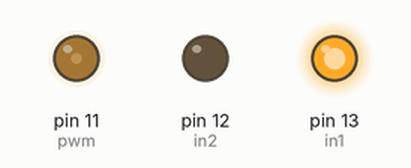
Bench run of a sketch on a simulated Arduino Uno, built with avr-gcc and run on an emulated ATmega328P. Shown: output pins drawn as LEDs (lit = HIGH).

Above: at 0.05 s.
At 3.75 s:
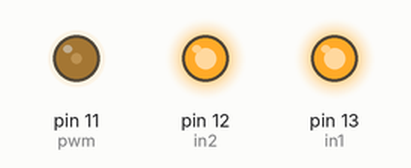
At 7.45 s:
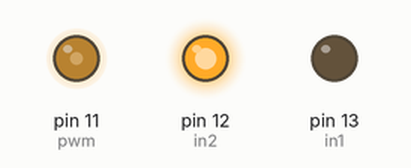
At 11.15 s:
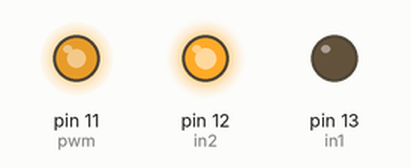
At 14.95 s:
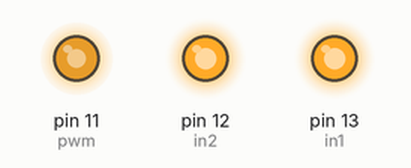
Timing chart, 0 to 19.5 s (numbered marks = the images above):
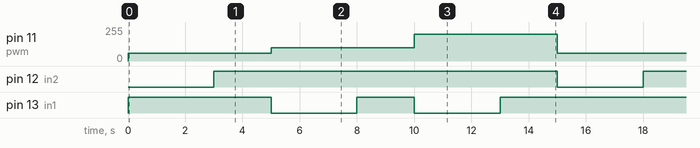

The sketch:

Task_22.ino
```cpp
int pwm = 11;
int in1 = 13;
int in2 =12;


void setup()
{
  pinMode(pwm, OUTPUT);
  pinMode(in1, OUTPUT);
  pinMode(in2, OUTPUT);
}


void loop()
{
  digitalWrite(in1, HIGH);
  digitalWrite(in2, LOW);
  analogWrite(pwm, 60);
  delay(3000);

  digitalWrite(in1, HIGH);       //For brake
  digitalWrite(in2, HIGH);
  delay(2000);

  digitalWrite(in1, LOW);
  digitalWrite(in2, HIGH);
  analogWrite(pwm, 100);
  delay(3000);

  digitalWrite(in1, HIGH);       //For brake
  digitalWrite(in2, HIGH);
  delay(2000);

  digitalWrite(in1, LOW);
  digitalWrite(in2, HIGH);
  analogWrite(pwm, 200);
  delay(3000);

  digitalWrite(in1, HIGH);       //For brake
  digitalWrite(in2, HIGH);
  delay(2000);
}
```

Measured:
- by itself, pin 11 (pwm): repeats every 15.0 s: 100/255 5.0 s, 200/255 5.0 s, 60/255 5.0 s
- by itself, pin 12 (in2): alternates HIGH for 12.0 s and LOW for 3.0 s
- by itself, pin 13 (in1): repeats every 15.0 s: LOW 3.0 s, HIGH 2.0 s, LOW 3.0 s, HIGH 7.0 s
